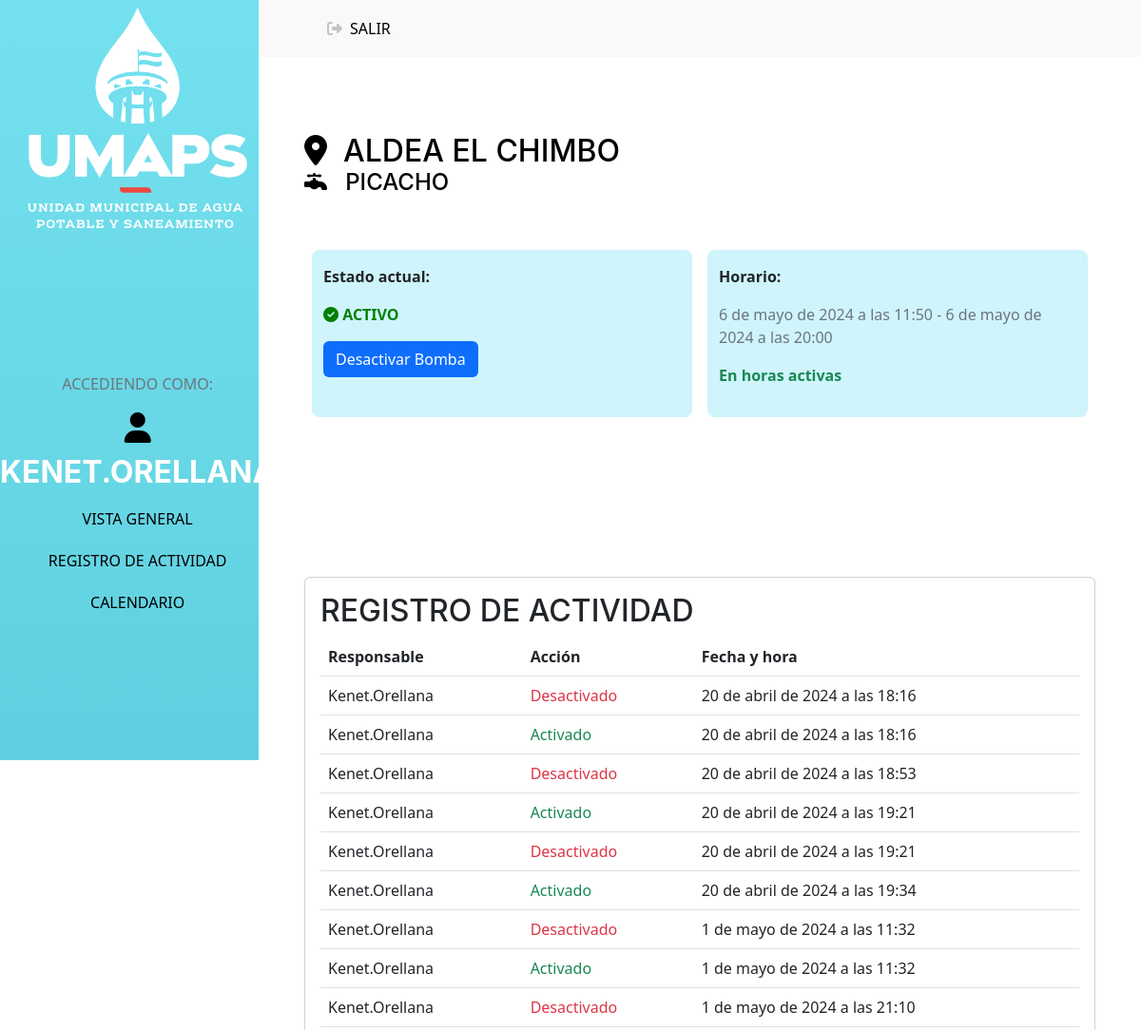
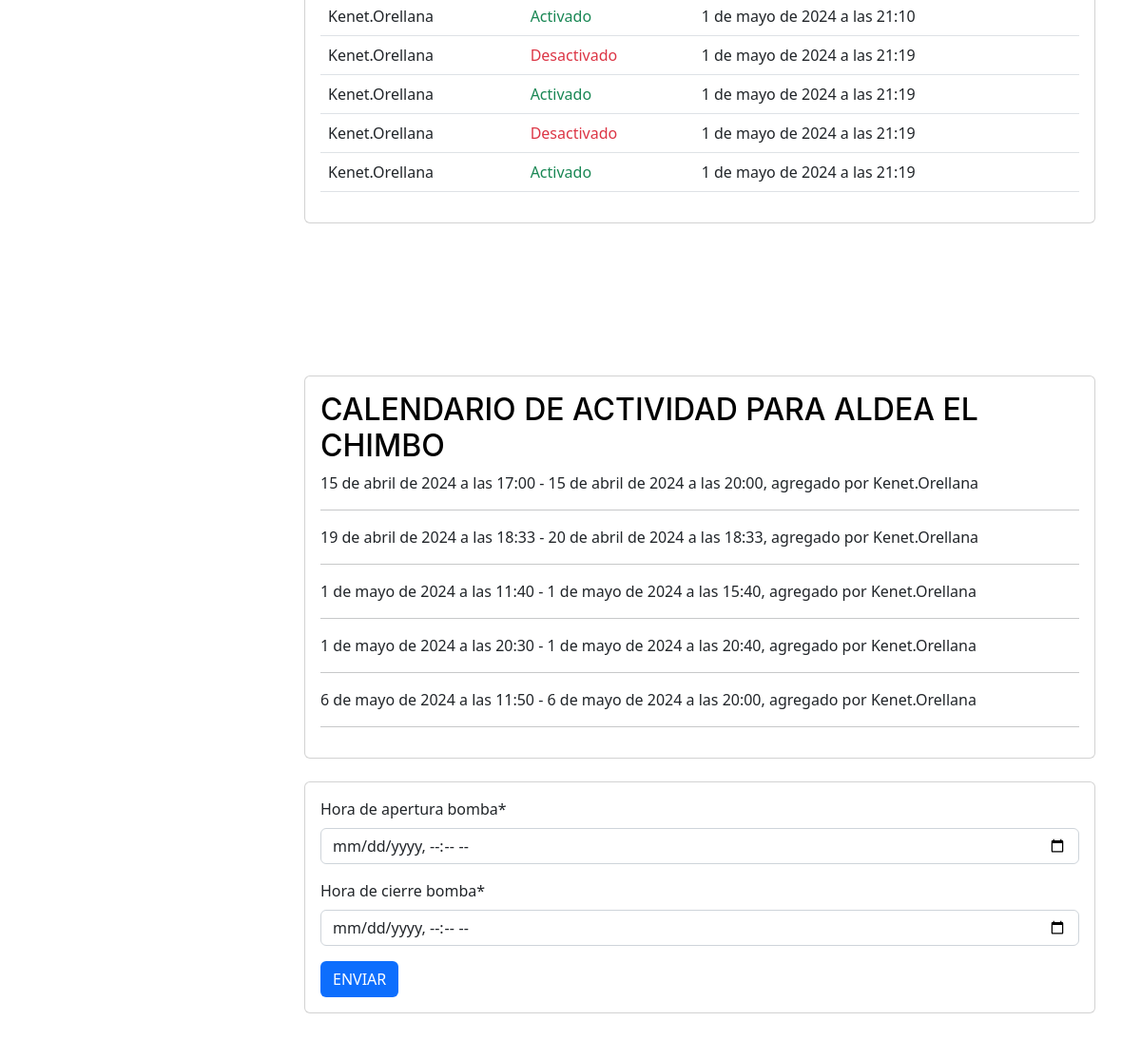
/paneldecontrol/1/ (signed in), run on the app's committed database (2 pictures, top to bottom).
### aplicaciones/miapp/models.py (models this page shows, shortened)
class zonasUMAPS(models.Model):
    nombre = models.CharField(verbose_name='Nombre de la zona', max_length=50)
    nombre_bomba = models.CharField(verbose_name='Nombre de la bomba', max_length=50)
    activo = models.BooleanField()
    class Meta:
        verbose_name_plural = 'Zonas de Distribución UMAPS'

class intervaloCalendarioUMAPS(models.Model):
    zona = models.ForeignKey(zonasUMAPS, on_delete=models.CASCADE, verbose_name='Zona', default='')
    horaInicio = models.DateTimeField(verbose_name='Hora de apertura bomba')
    horaFinal = models.DateTimeField(verbose_name='Hora de cierre bomba')
    responsable = models.ForeignKey(perfilEmpleadosUMAPS, on_delete=models.CASCADE, verbose_name='Responsable', default='')
    class Meta:
        verbose_name_plural = 'Intervalo de Calendario Zonas UMAPS'

class registroActividadUMAPS(models.Model):
    zona = models.ForeignKey(zonasUMAPS, on_delete=models.CASCADE)
    activacion = models.BooleanField(default=False)
    tiempo = models.DateTimeField(auto_now=True)
    responsable = models.ForeignKey(User, on_delete=models.CASCADE)
    class Meta:
        verbose_name_plural = 'Registro de Actividad de Bombas en Zonas UMAPS'

class perfilEmpleadosUMAPS(models.Model):
    user = models.OneToOneField(User, on_delete=models.CASCADE, related_name='profile', verbose_name='Perfil de Usuario UMAPS')
    class Meta:
        verbose_name_plural = 'Perfil de Empleados UMAPS'
        ordering = ['-id']

### aplicaciones/miapp/views.py (the view)
# urls.py: path("paneldecontrol/<int:zona_id>/", views.paneldecontrol, name="paneldecontrol"), #Redirecciona a la página de inicio de sesión (login)
@login_required
def paneldecontrol(request, zona_id=None):
	empleadoUMAPSautorizado = request.user.groups.filter(name='empleadoUMAPS').exists()
	administradorUMAPSautorizado = request.user.groups.filter(name='administradorUMAPS').exists()
	if zona_id is None:
		return redirect('accesodenegado')
	zona = get_object_or_404(zonasUMAPS, pk=zona_id)
	datainter = get_horario_activo_para_zona(zona_id)
	intervalo = datainter['intervalo']
	enhoras = datainter['enhoras']
	todosIntervalos = intervaloCalendarioUMAPS.objects.filter(zona_id=zona_id)
	registros = registroActividadUMAPS.objects.filter(zona=zona)
	if request.method == 'POST':
		if 'toggle_activo' in request.POST:
			zona.activo = not zona.activo
			zona.save()
			registro_actividad = registroActividadUMAPS.objects.create(
				zona=zona,
				activacion=zona.activo,
				tiempo=timezone.now(),
				responsable=request.user
			)
			registro_actividad.save()
			return redirect('paneldecontrol', zona_id=zona_id)
		elif 'intervalo_form_submit' in request.POST:
			intervalo_form = intervaloCalendarioUMAPSZonaForm(request.POST)
			if intervalo_form.is_valid():
				intervalo = intervalo_form.save(commit=False)
				intervalo.zona = zona
				print(request.user)
				print(perfilEmpleadosUMAPS.objects.get(user=request.user))
				intervalo.responsable = perfilEmpleadosUMAPS.objects.get(user=request.user)
				intervalo.save()
				return redirect('paneldecontrol', zona_id=zona_id)
	else:
		intervalo_form = intervaloCalendarioUMAPSZonaForm()
	if not (empleadoUMAPSautorizado or administradorUMAPSautorizado):
		return redirect('accesodenegado')
	return render(request, "paneldecontrol.html", {'zona':zona,
												'intervalo':intervalo,
												'enhoras':enhoras,
												'todosIntervalos':todosIntervalos,
												'intervaloForm':intervalo_form,
												'registros':registros,
												'empleadoUMAPSautorizado':request.user.groups.filter(name='empleadoUMAPS').exists(),
												'administradorUMAPSautorizado':request.user.groups.filter(name='administradorUMAPS').exists()})

### aplicaciones/miapp/forms.py (shortened to what this page needs)
class intervaloCalendarioUMAPSZonaForm(forms.ModelForm):
	class Meta:
		model = intervaloCalendarioUMAPS
		fields = ['horaInicio', 'horaFinal']
	def __init__(self, *args, **kwargs):
		super().__init__(*args, **kwargs)
		self.fields['horaInicio'].widget = forms.DateTimeInput(attrs={'type': 'datetime-local'}, format='%Y-%m-%dT%H:%M')
		self.fields['horaFinal'].widget = forms.DateTimeInput(attrs={'type': 'datetime-local'}, format='%Y-%m-%dT%H:%M')

### aplicaciones/miapp/views.py (called while the page is built)
def get_horario_activo_para_zona(zona):
	tiempo_actual = timezone.now()
	intervalo_actual = intervaloCalendarioUMAPS.objects.filter(zona=zona, horaInicio__lte=tiempo_actual, horaFinal__gte=tiempo_actual)
	enhoras : bool = False
	if intervalo_actual.exists():
		return {'intervalo':intervalo_actual.first(), 'enhoras':True}
	intervalo_actual = intervaloCalendarioUMAPS.objects.filter(zona=zona, horaInicio__gte=tiempo_actual).order_by('horaInicio')
	if intervalo_actual.exists():
		return {'intervalo':intervalo_actual.first(), 'enhoras':False}
	else:
		return {'intervalo':None, 'enhoras':False}

### aplicaciones/miapp/templates/paneldecontrol.html (shortened to what this page needs)
{% load crispy_forms_tags %}
{% load static %}
<!DOCTYPE html>
<html lang="es-HN">
    <head>
        <link href="https://cdn.jsdelivr.net/npm/bootstrap@5.3.3/dist/css/bootstrap.min.css" rel="stylesheet">
        <link rel="stylesheet" href="https://cdnjs.cloudflare.com/ajax/libs/font-awesome/6.5.1/css/all.min.css" />
        <link type="text/css" href='{% static "css/style-v7.css" %}' rel="stylesheet"/>
        <link type="text/css" href='{% static "css/navbar.css" %}' rel="stylesheet"/>
        <link type="text/css" href='{% static "css/estilos-generales.css" %}' rel="stylesheet"/>
    </head>
    <body id="page-top">
        <header>
            {% include "plantillaNavBarLogin.html" %}
        </header>
        <nav class="navbar navbar-expand-lg navbar-light bg-info fixed-top" id="sideNav">
            <a href="/index/"><img src='{% static "img/Logo-UMAPS-Blanco-Vertical.png" %}' width="85%"  height="auto" title="Unidad Municipal de Agua Potable y Saneamiento" alt="Unidad Municipal de Agua Potable y Saneamiento"></a>
            <a class="navbar-brand js-scroll-trigger" href="#page-top">
            </a>
            <div class="collapse navbar-collapse" id="navbarResponsive">
                <ul class="ul-panel-de-control">
                    <p>Accediendo como:</p>
                    <h3><i class="fa-solid fa-user"></i></h3>
                    <h3><span class="text-primary"><b>{{user}}</b></span></h3>
                    <li class="li-panel-de-control"><a class="nav-link js-scroll-trigger" href="#vista">Vista General</a></li>
                    <li class="li-panel-de-control"><a class="nav-link js-scroll-trigger" href="#registro">Registro de Actividad</a></li>
                    <li class="li-panel-de-control"><a class="nav-link js-scroll-trigger" href="#calendario">Calendario</a></li>
                </ul>
            </div>
        </nav>
        <div class="container-fluid p-0">
            <section class="resume-section" id="vista">
                <div class="resume-section-content">
                    <h3 class="mb-0"><i class="fa-solid fa-location-dot"></i>&nbsp;&nbsp;{{ zona.nombre }}</h3>
                    <div class="subheading mb-5">
                        <h4><i class="fa-solid fa-faucet"></i>&nbsp;&nbsp;&nbsp;{{ zona.nombre_bomba }}</h4>
                    </div>
                    <div class="container">
                        <div class="row">
                            <div class="col rounded-soft-bg m-2">
                                <p class="text-primary text-dark"><b>Estado actual:</b></p>
                                <p class="text-success">
                                    {% if zona.activo %}
                                    <span style="color: green;"><i class="fa-solid fa-circle-check"></i>&nbsp;<b>ACTIVO</b></span>
                                    {% else %}
                                    <span style="color: red;"><i class="fa-solid fa-circle-xmark"></i>&nbsp;<b>INACTIVO</b></span>
                                    {% endif %}
                                </p>
                                {% if empleadoUMAPSautorizado or administradorUMAPSautorizado %}
                                <form method="post" action="{% url 'paneldecontrol' zona.id %}">
                                    <button type="submit" name="toggle_activo" class="btn btn-primary">
                                        {% if zona.activo %}
                                        Desactivar Bomba
                                        {% else %}
                                        Activar Bomba
                                        {% endif %}
                                    </button>
                                </form>
                                {% endif %}
                            </div>
                            <div class="col rounded-soft-bg m-2">
                                <b><p class="text-primary text-dark">Horario:</p></b>
                                <p>{{ intervalo.horaInicio }} - {{ intervalo.horaFinal }} </p>
                                {% if enhoras %}
                                <b><p class="text-success">En horas activas</p></b>
                                {% else %}
                                <b><p class="text-danger">En horas inactivas</p></b>
                                {% endif %}
                            </div>
                        </div>
                    </div>
                </div>
            </section>
            <section class="resume-section" id="registro">
                <div class="resume-section-content">
                    <div class="card">
                        <div class="card-body">
                            <h3 class="text-primary text-dark">Registro de actividad</h3>
                            <table class="table">
                                <thead class="thead-info text-primary">
                                    <tr>
                                        <th scope="col">Responsable</th>
                                        <th scope="col">Acción</th>
                                        <th scope="col">Fecha y hora</th>
                                    </tr>
                                </thead>
                                    <tbody>
                                        {% for registro in registros %}
                                        <tr>
                                            <td>{{ registro.responsable }}</td>
                                            {% if registro.activacion %}<td class="text-success">Activado{% else %}<td class="text-danger">Desactivado{% endif %}</td>
                                            <td>{{ registro.tiempo }}</td>
                                        </tr>
                                        {% endfor %}
                                    </tbody>
                                    </div>
                                </div>
                        </div>
                    </div>
            <section class="resume-section" id="calendario">
                <div class="resume-section-content">
                    <div class="card">
                        <div class="card-body">
                            <h3>Calendario de actividad para {{ zona.nombre }}</h3>
                            {% for intervalo in todosIntervalos %}
                                {{ intervalo.horaInicio }} - {{ intervalo.horaFinal }}, agregado por {{ intervalo.responsable.user.username }} <br><hr class="dashed">
                            {% endfor %}
                        </div>
                    </div>
                    <br>
                    {% if empleadoUMAPSautorizado or administradorUMAPSautorizado %}
                    <form method="post" action="{% url 'paneldecontrol' zona.id %}">
                        <div class="card">
                            <div class="card-body">
                            {{ intervaloForm | crispy }}
                            <button type="submit" class="btn btn-primary" name="intervalo_form_submit">ENVIAR</button>
                            </div>
                        </div>
                    </form>
                    {% endif %}
                </div>
            </section>
    </body>
</html>

### aplicaciones/miapp/static/css/navbar.css (style rules this page uses)
a { text-decoration: none; color: #fff; }
ul { list-style-type: none; margin: 0; padding: 0; overflow: hidden; background-color: #F9F9F9; text-transform: uppercase; }
li { float: left; }
li a { display: block; color: white; text-align: center; padding: 15px 15px; text-decoration: none; }
h2, h3, h4 { color: #000; }

### data on the page
zonasUMAPS: nombre "ALDEA EL CHIMBO", nombre_bomba "PICACHO"
intervaloCalendarioUMAPS: horaInicio "6 de mayo de 2024 a las 11:50", horaFinal "6 de mayo de 2024 a las 20:00", responsable.user.username "Kenet.Orellana"
registroActividadUMAPS: responsable "Kenet.Orellana", activacion "Desactivado", tiempo "20 de abril de 2024 a las 18:16"
registroActividadUMAPS: responsable "Kenet.Orellana", activacion "Activado", tiempo "20 de abril de 2024 a las 18:16"
registroActividadUMAPS: responsable "Kenet.Orellana", activacion "Desactivado", tiempo "20 de abril de 2024 a las 18:53"
registroActividadUMAPS: responsable "Kenet.Orellana", activacion "Activado", tiempo "20 de abril de 2024 a las 19:21"
registroActividadUMAPS: responsable "Kenet.Orellana", activacion "Desactivado", tiempo "20 de abril de 2024 a las 19:21"
registroActividadUMAPS: responsable "Kenet.Orellana", activacion "Activado", tiempo "20 de abril de 2024 a las 19:34"
registroActividadUMAPS: responsable "Kenet.Orellana", activacion "Desactivado", tiempo "1 de mayo de 2024 a las 11:32"
registroActividadUMAPS: responsable "Kenet.Orellana", activacion "Activado", tiempo "1 de mayo de 2024 a las 11:32"
registroActividadUMAPS: responsable "Kenet.Orellana", activacion "Desactivado", tiempo "1 de mayo de 2024 a las 21:10"
registroActividadUMAPS: responsable "Kenet.Orellana", activacion "Activado", tiempo "1 de mayo de 2024 a las 21:10"
registroActividadUMAPS: responsable "Kenet.Orellana", activacion "Desactivado", tiempo "1 de mayo de 2024 a las 21:19"
registroActividadUMAPS: responsable "Kenet.Orellana", activacion "Activado", tiempo "1 de mayo de 2024 a las 21:19"
registroActividadUMAPS: responsable "Kenet.Orellana", activacion "Desactivado", tiempo "1 de mayo de 2024 a las 21:19"
registroActividadUMAPS: responsable "Kenet.Orellana", activacion "Activado", tiempo "1 de mayo de 2024 a las 21:19"
intervaloCalendarioUMAPS: horaInicio "15 de abril de 2024 a las 17:00", horaFinal "15 de abril de 2024 a las 20:00", responsable.user.username "Kenet.Orellana"
intervaloCalendarioUMAPS: horaInicio "19 de abril de 2024 a las 18:33", horaFinal "20 de abril de 2024 a las 18:33", responsable.user.username "Kenet.Orellana"
intervaloCalendarioUMAPS: horaInicio "1 de mayo de 2024 a las 11:40", horaFinal "1 de mayo de 2024 a las 15:40", responsable.user.username "Kenet.Orellana"
intervaloCalendarioUMAPS: horaInicio "1 de mayo de 2024 a las 20:30", horaFinal "1 de mayo de 2024 a las 20:40", responsable.user.username "Kenet.Orellana"

### other printed values
{{ user }} "KENET.ORELLANA"
